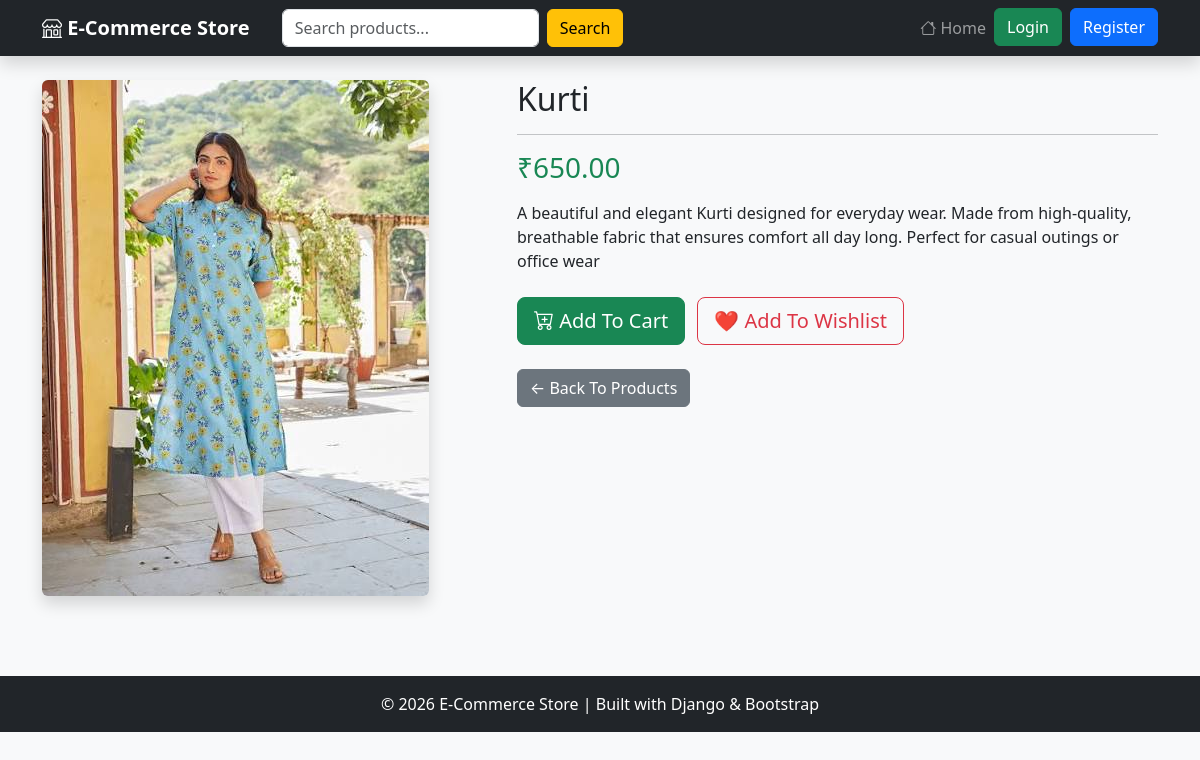
Screenshot of /product/4/ with the database file from the repository.
### store/models.py (models this page shows, shortened)
class Product(models.Model):
    category = models.ForeignKey(Category, on_delete=models.CASCADE)
    name = models.CharField(max_length=200)
    price = models.DecimalField(max_digits=10, decimal_places=2)
    description = models.TextField()
    image = models.ImageField(
        upload_to='products/',
        blank=True,
        null=True
    )

### store/views.py (the view)
# urls.py: path('product/<int:id>/', views.product_detail, name='product_detail'),
def product_detail(request, id):
    product = get_object_or_404(Product, id=id)
    return render(request, 'store/product_detail.html', {'product': product})

### store/templates/store/product_detail.html (shortened to what this page needs)
{% extends 'store/base.html' %}
{% block content %}
<div class="row">
    <div class="col-md-5">
        {% if product.image %}
            <img src="{{ product.image.url }}"
                 class="img-fluid rounded shadow"
                 alt="{{ product.name }}">
        {% else %}
            <img src="https://via.placeholder.com/500x400"
                 class="img-fluid rounded shadow"
                 alt="No Image">
        {% endif %}
    </div>
    <div class="col-md-7">
        <h2>{{ product.name }}</h2>
        <hr>
        <h3 class="text-success">
            ₹{{ product.price }}
        </h3>
        <p class="mt-3">
            {{ product.description }}
        </p>
        <div class="mt-4">
            <a href="{% url 'add_to_cart' product.id %}"
               class="btn btn-success btn-lg me-2">
                <i class="bi bi-cart-plus"></i>
                Add To Cart
            </a>
            <a href="{% url 'add_to_wishlist' product.id %}"
               class="btn btn-outline-danger btn-lg">
                ❤️ Add To Wishlist
            </a>
        </div>
        <div class="mt-4">
            <a href="/"
               class="btn btn-secondary">
                ← Back To Products
            </a>
        </div>
    </div>
</div>
{% endblock %}

### store/templates/store/base.html (style rules this page uses)
body { background-color:#f8f9fa; }

### rows the page displays
Product: image (picture), name "Kurti", price "650.00", description "A beautiful and elegant Kurti designed for everyday wear. Made from high-quality, breathable fabric that ensures comfort all day long. Perfect for casual outings or office wear"
